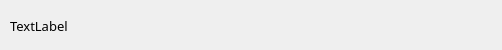
<?xml version="1.0" encoding="UTF-8"?>
<ui version="4.0">
 <class>Form</class>
 <widget class="QWidget" name="Form">
  <property name="geometry">
   <rect>
    <x>0</x>
    <y>0</y>
    <width>502</width>
    <height>50</height>
   </rect>
  </property>
  <property name="font">
   <font>
    <family>티머니 둥근바람 Regular</family>
    <pointsize>10</pointsize>
   </font>
  </property>
  <property name="windowTitle">
   <string>Form</string>
  </property>
  <widget class="QLabel" name="component_title_label">
   <property name="geometry">
    <rect>
     <x>10</x>
     <y>10</y>
     <width>481</width>
     <height>31</height>
    </rect>
   </property>
   <property name="font">
    <font>
     <family>티머니 둥근바람 Regular</family>
     <pointsize>10</pointsize>
    </font>
   </property>
   <property name="text">
    <string>TextLabel</string>
   </property>
  </widget>
 </widget>
 <resources/>
 <connections/>
</ui>
